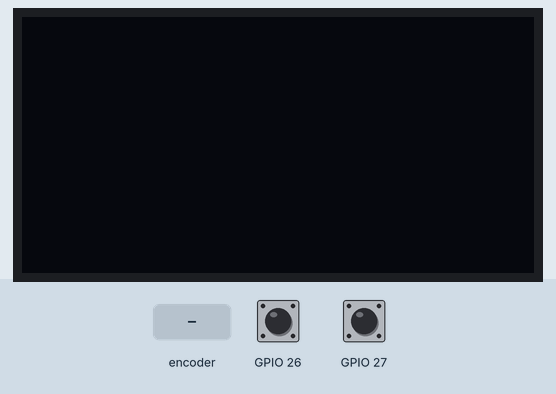
This sketch was run on a simulated ESP32. Shown: 128×64 one-colour display. The inputs (shaded band) are chosen by the test bench; at power-on: GPIO 26 HIGH, GPIO 27 HIGH. What the sketch prints to the serial monitor is not drawn.

Above: at 1.2 s.
1.3 s: rotary encoder on GPIO 26 / GPIO 27 turned 3 steps (first pin leading)
At 2.5 s:
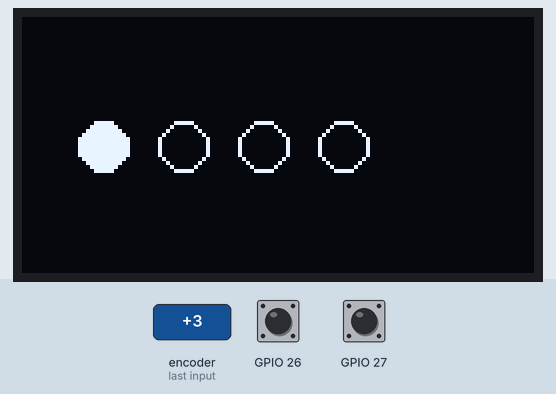
3.4 s: rotary encoder on GPIO 26 / GPIO 27 turned 2 steps (second pin leading)
At 4.1 s:
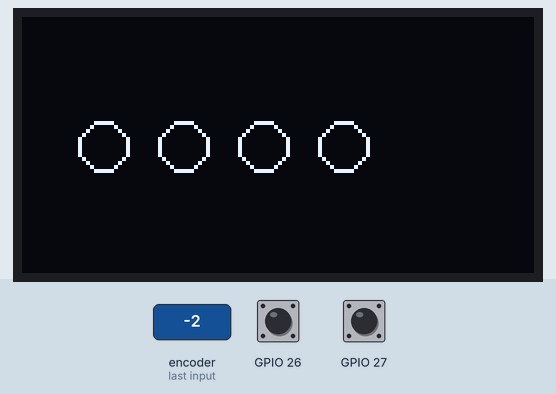
Timing chart, 0 to 6.4 s (numbered marks = the images above; inputs shaded):
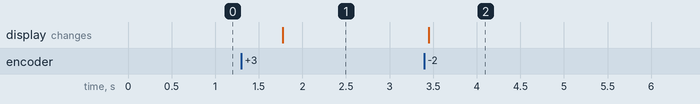

Measured:
- after the input at 1.3 s, the display: changes after 0.48 s (image 1)
- after the input at 3.4 s, the display: changes after 0.05 s (image 2)

The sketch:

sketch.ino
```cpp
#include <U8g2lib.h>
#include <Wire.h>

U8G2_SSD1306_128X64_NONAME_F_HW_I2C u8g2(U8G2_R0, /* reset=*/U8X8_PIN_NONE); //SDA-22, SCL-21

volatile int v1 = 0;
volatile int v2 = 0;
volatile int counter = 0;

void setup() {
  // put your setup code here, to run once:
  Serial.begin(115200);
  Serial.println("Hello, ESP32!");
  u8g2.begin();
  pinMode(26, INPUT_PULLUP);
  pinMode(27, INPUT_PULLUP);
  v1 = digitalRead(26);
  attachInterrupt(digitalPinToInterrupt(26), encoder, CHANGE);
}

int bulbs = 0;
int lastbulb = 0;

void loop() {

  noInterrupts();
  int safeCounter = counter;
  interrupts();

  bulbs = (safeCounter / 5);
  if (lastbulb == bulbs) return; else lastbulb = bulbs;

  u8g2.clearBuffer();
  for (int i = 1 ; i < 5 ; bulbs--, i++) {

    if (bulbs > 0)
      u8g2.drawDisc(20*i, 32, 6);
      else
      u8g2.drawCircle(20*i, 32, 6);
  }
  u8g2.sendBuffer();
}

void encoder() {

  v1 = digitalRead(26);
  if (v1 != v2) {
    if (digitalRead(27) != v1) {
      if (counter > 23) return;
      counter++;
    } else {
      if (counter < 2) return;
      counter--;
    }
  }
  /*Serial.print("Counter value: ");
  Serial.println(counter);
  Serial.print("Time is: ");
  Serial.println(millis()); */
  v2 = v1;
}
```
